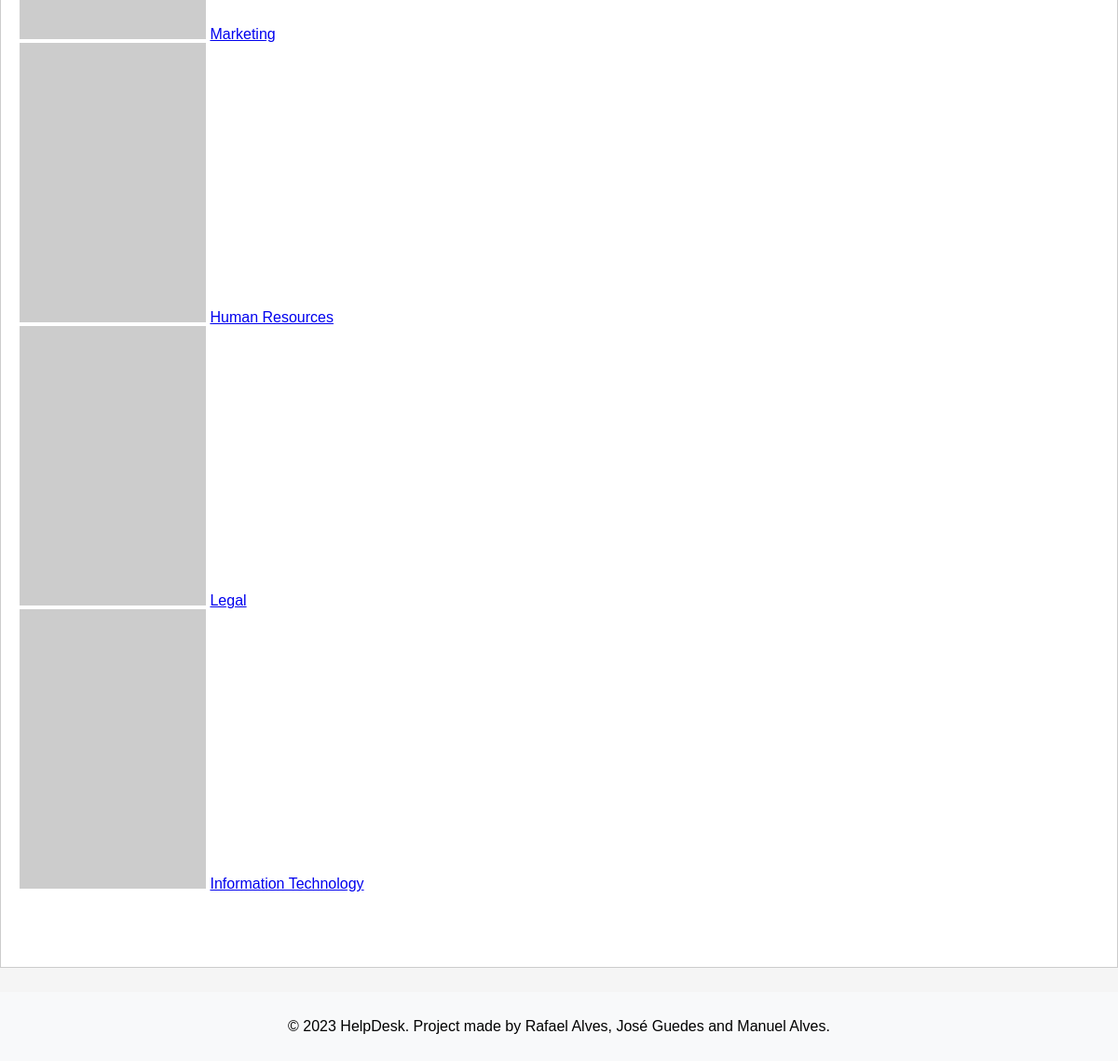
Before: /pages/department.php (lower part) with the older database file.
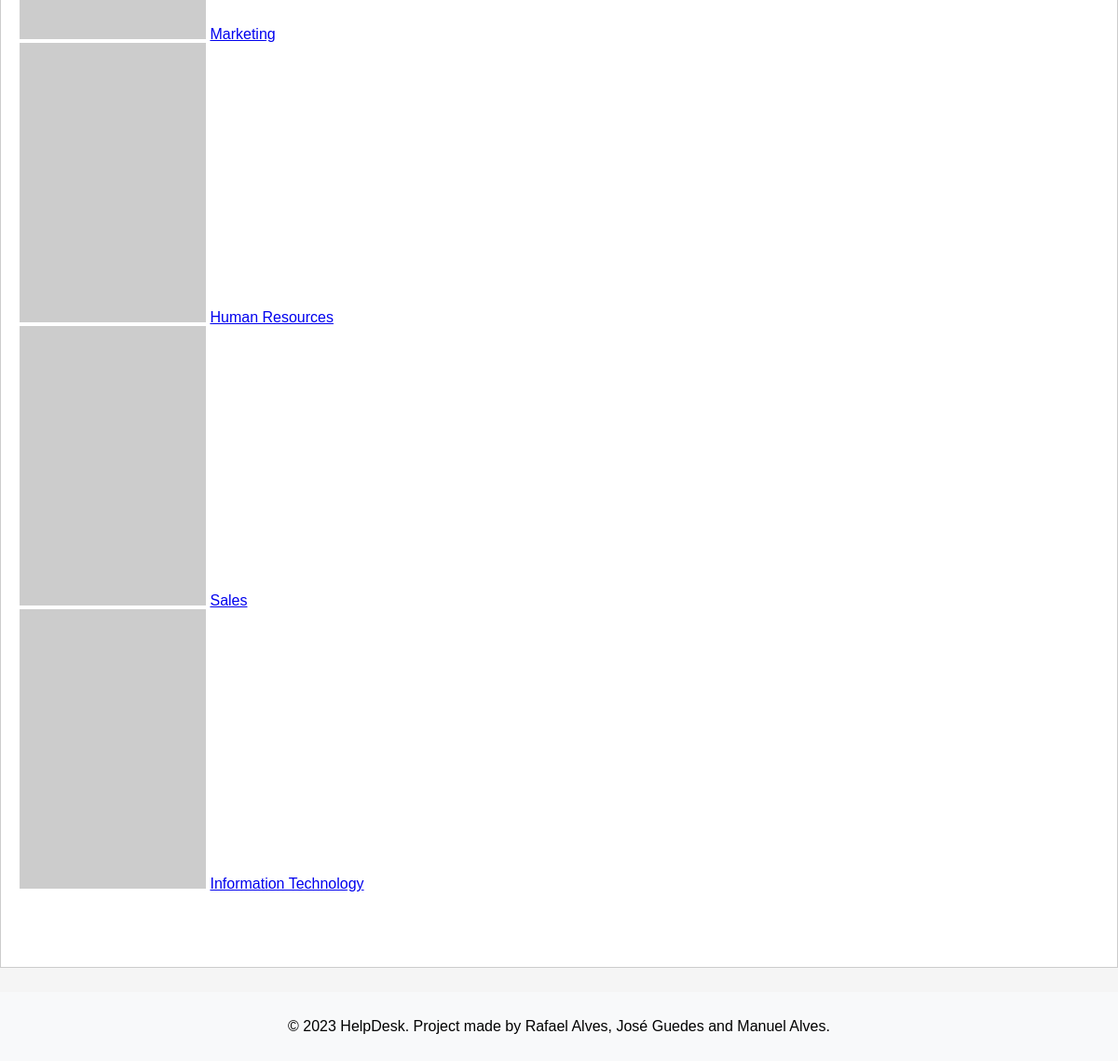
After: the same page with the newer database file.
### tables this page shows
CREATE TABLE Department (
    id INTEGER PRIMARY KEY AUTOINCREMENT,
    name varchar(255) NOT NULL UNIQUE,
    created_at TIMESTAMP NOT NULL DEFAULT CURRENT_TIMESTAMP
);

### pages/department.php (called while the page is built, shortened)
<?php
  require_once(__DIR__ . '/../database/department.class.php');
  require_once(__DIR__ . '/../templates/header.tpl.php');
  require_once(__DIR__ . '/../templates/footer.tpl.php');
  require_once(__DIR__ . '/../templates/department.tpl.php');
  $isADMIN = isAdmin(getUserID());
  $departments = Department::getDepartments($dbh, 8);
  drawHeader();
  drawDepartments($departments, $isADMIN);
  drawFooter();
?>

### database/department.class.php (called while the page is built, shortened)
<?php
  class Department {
    public function __construct(int $id, string $name)
    {
      $this->id = $id;
      $this->name = $name;
    }
    static function getDepartments(PDO $db, int $count) : array {
      $stmt = $db->prepare('SELECT id, name FROM Department LIMIT ?');
      $stmt->execute(array($count));
      $departments = array();
      while ($department = $stmt->fetch()) {
        $departments[] = new Department(
          intval($department['id']),
          $department['name']
        );
      }
      return $departments;
    }
  }
?>

### templates/department.tpl.php (the view, shortened to what this page needs)
<?php
  require_once(__DIR__ . '/../database/department.class.php')
?>
<?php function drawdepartments(array $departments, bool $isADMIN) { ?>
  <section id="departments">
    <?php foreach($departments as $department) { ?>
      <article>
        <img src="https://picsum.photos/id/1/200/300?<?=$department->id?>">
        <a href="../pages/departmentTicket.php?id=<?=$department->id?>"><?=$department->name?></a>
      </article>
    <?php } ?>
  </section>
<?php } ?>

### templates/header.tpl.php (shortened to what this page needs)
<?php function drawHeader() { ?>
    <!DOCTYPE html>
<html lang="en-US">
    <head>
        <link rel="stylesheet" href="../css/ticketpage.css">
        <link rel="stylesheet" href="../css/common.css">
        <link rel="stylesheet" href="../css/novo_ticket.css">
        <link rel="stylesheet" href="../css/login.css">
        <link rel="stylesheet" href="../css/register.css">
    </head>
    <body>
        <main>
<?php } ?>

### templates/footer.tpl.php
<?php function drawFooter() { ?>
    </main>
        <footer>
        <p>&copy; 2023 HelpDesk. Project made by Rafael Alves, José Guedes and Manuel Alves.</p>
        </footer>
    </body>
<?php } ?>

### css/common.css (style rules this page uses)
body { position: relative; margin: 0; padding: 0; font-family: Arial, sans-serif; background-color: #f5f5f5; min-height: 100%; padding-bottom: 5rem; }
main { background-color: #fff; border: 1px solid #ccc; padding: 20px; min-height: 100%; padding-bottom: 5rem; margin: 20px auto; }
footer { background-color: #f8f9fa; right: 0; bottom: 0; left: 0; text-align: center; padding: 1%; position: absolute; bottom: 0em; }

Changed rows visible on the page:
removed department: name "Legal"
added department: name "Sales"
